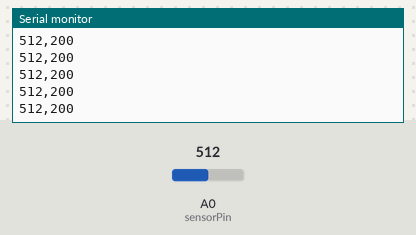
Simulated run of this sketch. Board: Arduino Uno, built with avr-gcc and run on an emulated ATmega328P. Parts: the last lines printed to the serial monitor. Inputs (shaded band) come from the test bench; at power-on: A0 (sensorPin) = 512.

Above: at 1.2 s.
1.3 s: A0 (sensorPin) set to 340
At 2.0 s:
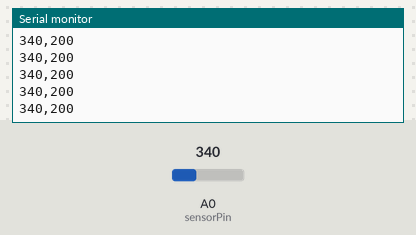
2.8 s: A0 (sensorPin) set to 360
At 3.3 s:
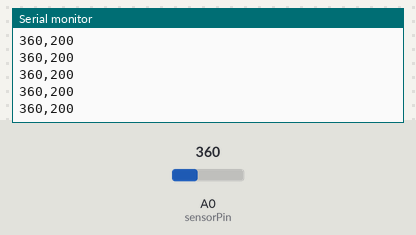
Timing chart, 0 to 5.8 s (numbered marks = the images above; inputs shaded):
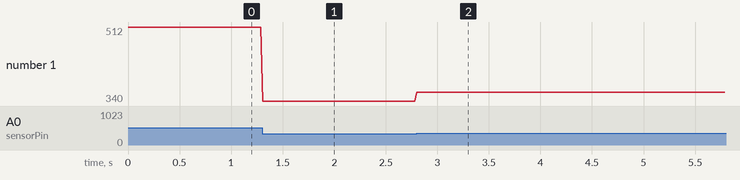

The sketch:

vi_cla_v3.ino
```cpp
const int sensorPin = A0;

// 手動設定の閾値
int threshold = 200;

#define PLOTTER_MODE

// デバッグ出力のON/OFF切り替え
// ※注意：プロッタ表示中は自動的に文字出力をストップさせてグラフの乱れを防ぎます．
#define DEBUG_MODE

const byte CMD_START    = 0b001;
const byte CMD_VOL_UP   = 0b010;
const byte CMD_VOL_DOWN = 0b011;
const byte CMD_RESET    = 0b111;

enum SystemState {
  STATE_STANDBY,
  STATE_PREPARE,
  STATE_PLAY
};
SystemState currentState = STATE_STANDBY;

unsigned long beatInterval = 500;
unsigned long lastBeatTime = 0;
int beatCount = 0;

void setup() {
  Serial.begin(9600);
  pinMode(sensorPin, INPUT);

  currentState = STATE_STANDBY;
}

void loop() {

  #ifdef PLOTTER_MODE
    int currentVal = analogRead(sensorPin);
    Serial.print(currentVal);  // 青線のデータ
    Serial.print(",");
    Serial.println(threshold); // オレンジ線のデータ
    delay(20);                 // 描画を滑らかにするためのウェイト
    return;                    // プロッタ表示中は，これ以降の通信処理をスキップします
  #endif


  switch (currentState) {

    case STATE_STANDBY:
      {
        byte cmd = checkLaserCommand();
        if (cmd == CMD_START) {
          currentState = STATE_PREPARE;
          beatCount = 0;
          lastBeatTime = millis();
        }
      }
      break;

    case STATE_PREPARE:
      if (millis() - lastBeatTime >= beatInterval) {
        lastBeatTime += beatInterval;
        beatCount++;

        if (beatCount >= 16) {
          currentState = STATE_PLAY;
          sendToMac(CMD_START);
        }
      }
      break;

    case STATE_PLAY:
      {
        byte cmd = checkLaserCommand();
        if (cmd == CMD_VOL_UP || cmd == CMD_VOL_DOWN) {
          sendToMac(cmd);
        } else if (cmd == CMD_RESET) {
          currentState = STATE_STANDBY;
        }
      }
      break;
  }
}

byte checkLaserCommand() {
  if (readLaserState() == 1) {
    unsigned long startTime = millis();

    while (readLaserState() == 1) {
      if (millis() - startTime > 1000) return 0;  // タイムアウト
    }
    unsigned long duration = millis() - startTime;

    #if defined(DEBUG_MODE) && !defined(PLOTTER_MODE)
    Serial.print("Start pulse duration: ");
    Serial.print(duration);
    Serial.println("ms");
    #endif

    // 300ms開始合図の検出（±50ms許容）
    if (duration >= 250 && duration <= 350) {
      return parseBitStream();
    }
  }
  return 0;
}

int readLaserState() {
  int val = analogRead(sensorPin);
  return (val > threshold) ? 1 : 0;
}

// 各ビットを3回サンプリングして多数決で判定（ノイズ耐性向上）
byte parseBitStream() {
  byte command = 0;

  // 送信側：消灯50ms → ビット開始
  // 受信側：75ms待機でビット点灯期間（50〜100ms）の中心をサンプリング
  delay(75);

  for (int i = 2; i >= 0; i--) {
    int votes = 0;
    votes += readLaserState();
    delay(5);
    votes += readLaserState(); // タイポを修正しました
    delay(5);
    votes += readLaserState();

    int bitValue = (votes >= 2) ? 1 : 0;
    command |= (bitValue << i);

    #if defined(DEBUG_MODE) && !defined(PLOTTER_MODE)
    Serial.print("Bit ");
    Serial.print(i);
    Serial.print(": ");
    Serial.print(bitValue);
    Serial.print(" (votes=");
    Serial.print(votes);
    Serial.println(")");
    #endif

    delay(90);
  }

  #if defined(DEBUG_MODE) && !defined(PLOTTER_MODE)
  Serial.print("Parsed command: 0b");
  Serial.println(command, BIN);
  #endif

  return command;
}

void sendToMac(byte command) {
  Serial.write(command);
}
```

Measured:
- after the input at 1.3 s, the serial monitor: prints a new line at once (image 1)
- after the input at 2.8 s, the serial monitor: prints a new line at once (image 2)
- plotted number 1: 512 → 340 after the input at 1.3 s, 340 → 360 after the input at 2.8 s
